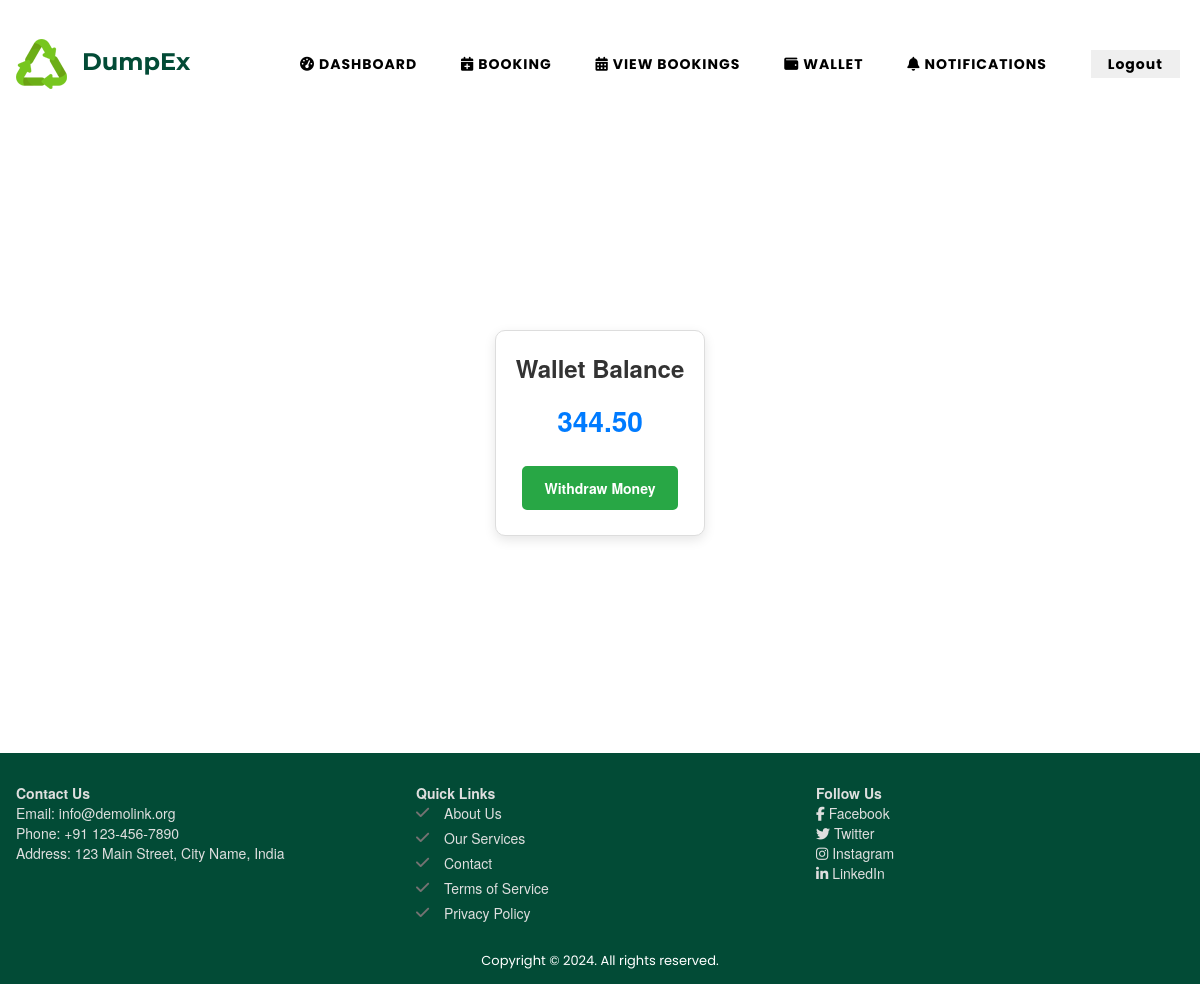
/wallet/view-balance/ (signed in), run on an earlier commit of the app's database.
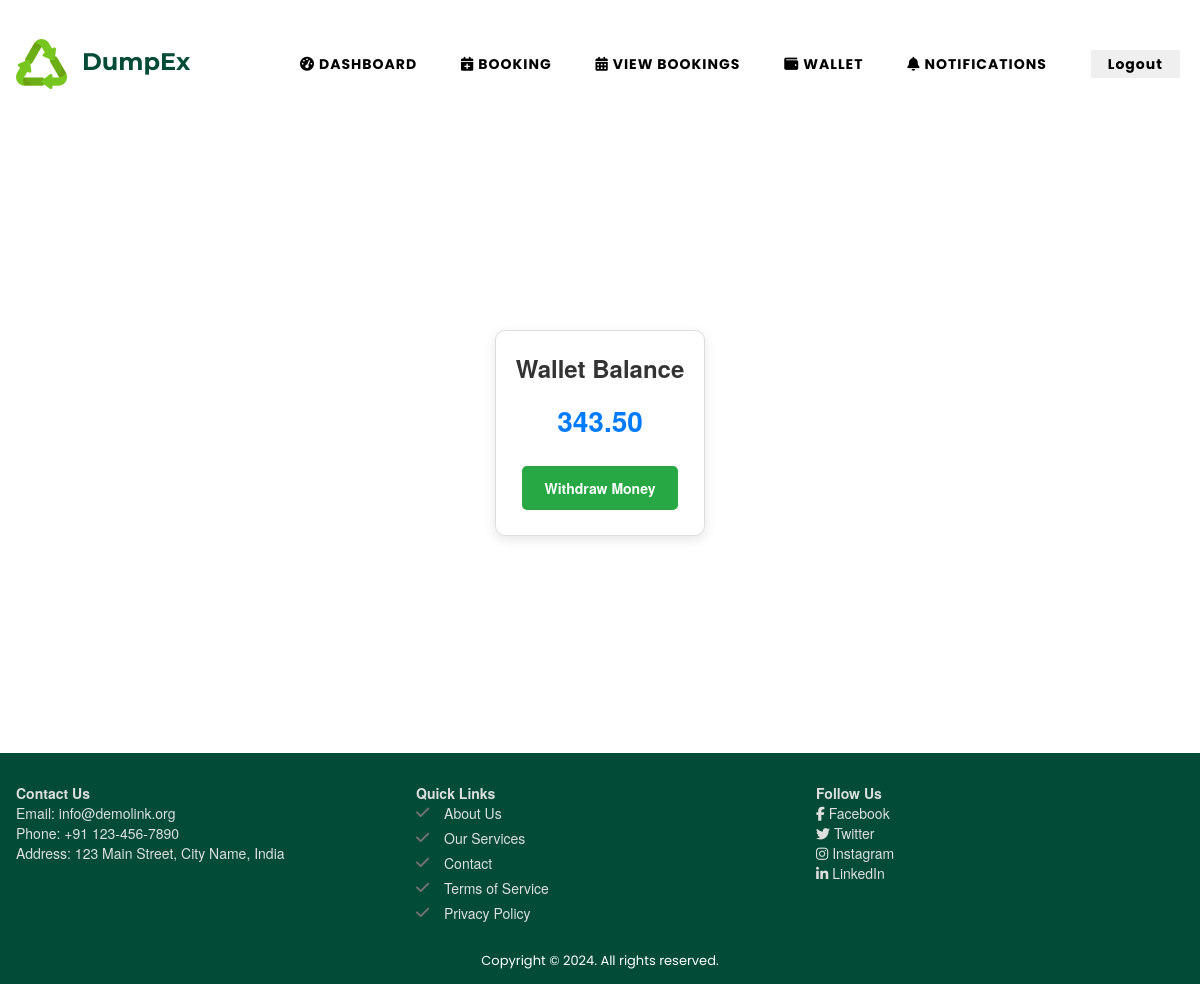
And on a later commit of the database.
### core/models.py (models this page shows, shortened)
class Wallet(models.Model):
    user = models.OneToOneField(settings.AUTH_USER_MODEL, on_delete=models.CASCADE)
    balance = models.DecimalField(max_digits=10, decimal_places=2, default=0.0)

### wallet/views.py (the view)
# urls.py: path('view-balance/', views.view_balance, name='view_balance'),
@login_required
def view_balance(request):
    wallet, _ = Wallet.objects.get_or_create(user=request.user)
    return render(request, 'wallet/view_balance.html', {'wallet': wallet})

### wallet/templates/wallet/view_balance.html (shortened to what this page needs)
{% extends "layout.html" %}
{% load static %}
{% block css %}
<link rel="stylesheet" href="{% static "css/customer.css" %}">
{% endblock %}
{% block content %}
<div class="container">
    <div class="card">
        <h2 class="card-title">Wallet Balance</h2>
        <h3 class="balance-amount">{{ wallet.balance | floatformat:2 }}</h3>
        {% if request.user.user_type == 1 %}
            <a href="{% url 'wallet:withdraw_money' %}" class="btn btn-outline-primary">
                Withdraw Money
            </a>
        {% endif %}
    </div>
</div>
{% endblock %}

What changed in the data, as far as the page shows it:
changed Wallet: balance "344.50" → "343.50"
